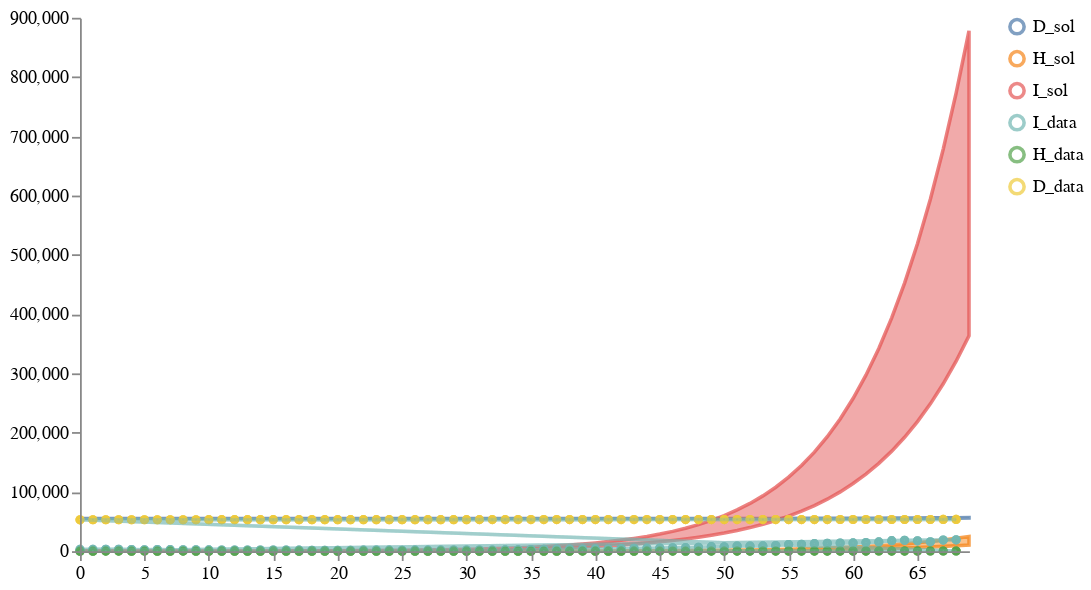

Notebook source saved alongside this figure:
### Code cell
num_samples = 100
model_paths = [model2_location]
data_path = "../../notebook/ensemble_eval_sa/NY_data2.csv"
weights = [1]
solution_mappings = [{"I": "infected", "H": "hospitalized", "D": "dead"}] # "column name in data": "observable or state variable in model"
# solution_mappings = [{"I": "I", "H": "H", "D": "D"}]

# Run the calibration and sampling
result = load_and_calibrate_and_sample_ensemble_model(
    model_paths,
    data_path,
    weights,
    solution_mappings,
    num_samples,
    timepoints,
    verbose=True,
    total_population=19340000,
    num_iterations=26,
    method="euler",
    time_unit="days",
    visual_options={"title": "Calibrated Ensemble", "subset":".*_sol"}
)

# # Save results
# result["data"].to_csv(
#     os.path.join(DEMO_PATH, "results_petri_ensemble/calibrated_sample_results.csv"), index=False
# )
# result["quantiles"].to_csv(
#     os.path.join(DEMO_PATH, "results_petri_ensemble/calibrated_quantile_results.csv"), index=False
# )

# Plot results
schema = plots.trajectories(pd.DataFrame(result["data"]), subset=".*_sol",
                            points=test_data.reset_index(drop=True).rename(columns={"I":"I_data", "H":"H_data", "D":"D_data"}),
                           )
schema = plots.pad(schema, 5)
plots.ipy_display(schema)

### Figure 1 — Vega specification as saved in the notebook (floating-point values rounded to 4 significant figures; data arrays with more than 128 entries replaced by an {"elided": "..."} marker saying what was removed)
{"$schema": "https://vega.github.io/schema/vega/v5.json", "axes": [{"name": "x_axis", "orient": "bottom", "scale": "xscale", "zindex": 100}, {"name": "y_axis", "orient": "left", "scale": "yscale", "zindex": 100}], "data": [{"name": "distributions", "values": {"elided": "210 records"}}, {"name": "traces", "transform": [{"expr": "isValid(datum.value)", "type": "filter"}], "values": []}, {"name": "points", "values": {"elided": "207 records"}}, {"name": "markers", "values": []}, {"name": "selected", "on": [{"remove": true, "trigger": "clear"}, {"remove": true, "trigger": "!shift"}, {"insert": "clicked", "trigger": "!shift && clicked"}, {"toggle": "clicked", "trigger": "shift && clicked"}]}], "height": 300, "legends": [{"encode": {"labels": {"interactive": true, "name": "legendLabel", "update": {"opacity": [{"test": "!length(data('selected')) || indata('selected', 'value', datum.value)", "value": 1}, {"value": 0.25}]}}, "symbols": {"interactive": true, "name": "legendSymbol", "update": {"fill": {"value": "transparent"}, "opacity": [{"test": "!length(data('selected')) || indata('selected', 'value', datum.value)", "value": 0.7}, {"value": 0.15}], "size": {"value": 64}, "strokeWidth": {"value": 2}}}}, "name": "color_legend", "stroke": "color"}], "marks": [{"from": {"facet": {"data": "points", "groupby": "trajectory", "name": "points_split"}}, "marks": [{"encode": {"hover": {"fillOpacity": {"value": 0.9}}, "update": {"fill": {"field": "trajectory", "scale": "color"}, "fillOpacity": [{"test": "!length(data('selected')) || indata('selected', 'value', datum.trajectory)", "value": 0.5}, {"value": 0.15}], "size": {"value": 10}, "stroke": {"field": "trajectory", "scale": "color"}, "strokeOpacity": [{"test": "!length(data('selected')) || indata('selected', 'value', datum.trajectory)", "value": 0.75}, {"value": 0.15}], "strokeWidth": {"value": 2}, "tooltip": {"field": "value"}, "x": {"field": "timepoint", "scale": "xscale"}, "y": {"field": "value", "scale": "yscale"}}}, "from": {"data": "points"}, "name": "_points_symbol", "type": "symbol", "zindex": 3}, {"encode": {"hover": {"fillOpacity": {"value": 0.9}}, "update": {"interpolate": {"value": "linear"}, "stroke": {"field": "trajectory", "scale": "color"}, "strokeOpacity": [{"test": "!length(data('selected')) || indata('selected', 'value', datum.trajectory)", "value": 0.3}, {"value": 0.1}], "strokeWidth": {"value": 2}, "x": {"field": "timepoint", "scale": "xscale"}, "y": {"field": "value", "scale": "yscale"}}}, "from": {"data": "points"}, "name": "_points_line", "type": "line", "zindex": 3}], "name": "_points", "type": "group", "zindex": 3}, {"from": {"facet": {"data": "traces", "groupby": "trajectory", "name": "traces_split"}}, "marks": [{"encode": {"hover": {"fillOpacity": {"value": 0.9}}, "update": {"interpolate": {"value": "linear"}, "stroke": {"field": "trajectory", "scale": "color"}, "strokeOpacity": [{"test": "!length(data('selected')) || indata('selected', 'value', datum.trajectory)", "value": 0.75}, {"value": 0.15}], "strokeWidth": {"value": 2}, "x": {"field": "timepoint", "scale": "xscale"}, "y": {"field": "value", "scale": "yscale"}}}, "from": {"data": "traces_split"}, "name": "_traces_lines", "type": "line"}], "name": "_traces", "type": "group", "zindex": 2}, {"from": {"facet": {"data": "distributions", "groupby": "trajectory", "name": "trajectory_split"}}, "marks": [{"encode": {"hover": {"fillOpacity": {"value": 0.9}}, "update": {"fill": {"field": "trajectory", "scale": "color"}, "fillOpacity": [{"test": "!length(data('selected')) || indata('selected', 'value', datum.trajectory)", "value": 0.5}, {"value": 0.15}], "interpolate": {"value": "linear"}, "stroke": {"field": "trajectory", "scale": "color"}, "strokeOpacity": [{"test": "!length(data('selected')) || indata('selected', 'value', datum.trajectory)", "value": 0.75}, {"value": 0.15}], "strokeWidth": {"value": 2}, "x": {"field": "timepoint", "scale": "xscale"}, "y": {"field": "upper", "scale": "yscale"}, "y2": {"field": "lower", "scale": "yscale"}}}, "from": {"data": "trajectory_split"}, "type": "area"}], "name": "_distributions", "type": "group", "zindex": 1}, {"marks": [{"encode": {"enter": {"stroke": {"value": "lightgray"}}, "update": {"opacity": {"value": 1}, "x": {"field": "timepoint", "scale": "xscale"}, "y": {"signal": "height"}, "y2": {"value": 0}}}, "from": {"data": "markers"}, "name": "_marker text", "type": "rule"}, {"encode": {"enter": {"fontSize": {"value": 8}, "text": {"field": "datum.label"}, "y": {"value": 0}}}, "from": {"data": "_marker text"}, "name": "_marker flags", "transform": [{"as": ["x", "_y", "opacity", "align", "baseline"], "lineAnchor": "start", "offset": [1], "size": {"signal": "[width, height]"}, "type": "label"}], "type": "text"}], "name": "_markers", "type": "group"}], "padding": 5, "scales": [{"domain": {"fields": [{"data": "distributions", "field": "timepoint"}, {"data": "traces", "field": "timepoint"}, {"data": "points", "field": "timepoint"}, {"data": "markers", "field": "timepoint"}]}, "name": "xscale", "range": "width", "type": "linear", "zero": false}, {"domain": {"fields": [{"data": "distributions", "field": "lower"}, {"data": "distributions", "field": "upper"}, {"data": "traces", "field": "value"}, {"data": "points", "field": "value"}]}, "name": "yscale", "nice": true, "range": "height", "type": "linear", "zero": true}, {"domain": {"fields": [{"data": "distributions", "field": "trajectory"}, {"data": "traces", "field": "trajectory"}, {"data": "points", "field": "trajectory"}]}, "name": "color", "range": "category", "type": "ordinal"}], "signals": [{"name": "clear", "on": [{"events": "mouseup[!event.item]", "force": true, "update": "true"}], "value": true}, {"name": "shift", "on": [{"events": "@legendSymbol:click, @legendLabel:click", "force": true, "update": "event.shiftKey"}], "value": false}, {"name": "clicked", "on": [{"events": "@legendSymbol:click, @legendLabel:click", "force": true, "update": "{value: datum.value}"}], "value": null}], "width": 500}
